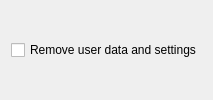
<?xml version="1.0" encoding="UTF-8"?>
<ui version="4.0">
 <class>UninstallOptions</class>
 <widget class="QWidget" name="UninstallOptions">
  <layout class="QVBoxLayout" name="verticalLayout">
   <item>
    <widget class="QCheckBox" name="removeUserData">
     <property name="text">
      <string>Remove user data and settings</string>
     </property>
     <property name="checked">
      <bool>false</bool>
     </property>
    </widget>
   </item>
  </layout>
 </widget>
</ui>
